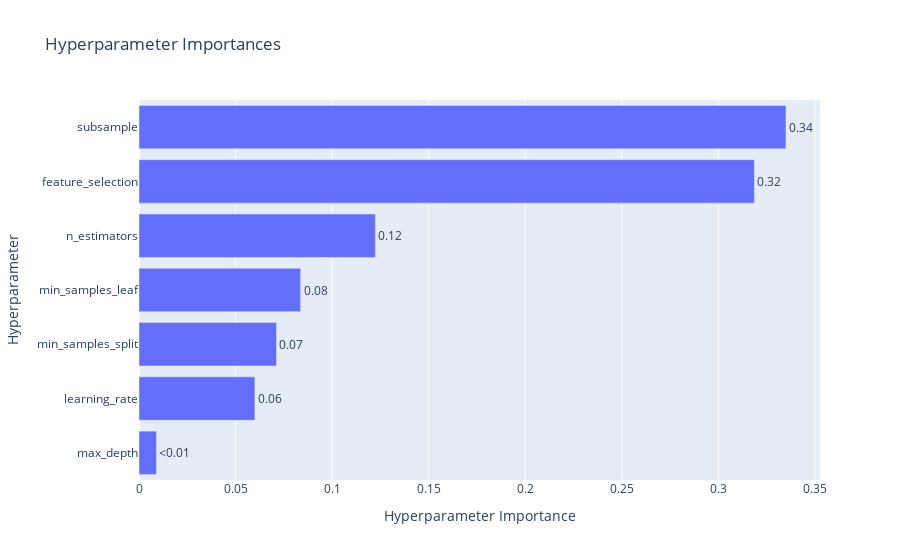
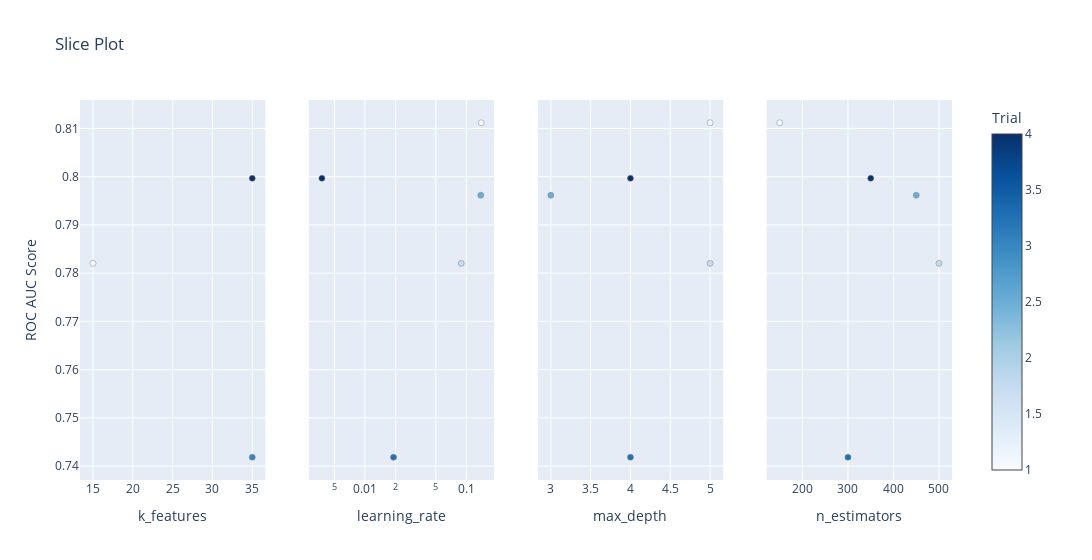

Notebook code cell kept with these figures, in order:
### Markdown cell above
# Visualization

### Code cell
# 1. Parameter Importance Plot
fig = vis.plot_param_importances(study, target_name="ROC AUC Score")
fig.show()

# 2. Slice Plot (Best for seeing individual parameter effects)
fig = vis.plot_slice(
    study,
    params=['max_depth', 'n_estimators', 'learning_rate', 'k_features'],
    target_name="ROC AUC Score"
)
fig.show()

### Figure 1 — Plotly figure (JSON) as saved in the notebook; plotly's stock layout.template omitted (floating-point values rounded to 4 significant figures)
{"data": [{"cliponaxis": false, "hovertemplate": ["max_depth (IntDistribution): 0.009026227849545527<extra></extra>", "learning_rate (FloatDistribution): 0.06000348728566368<extra></extra>", "min_samples_split (IntDistribution): 0.07119653576003901<extra></extra>", "min_samples_leaf (IntDistribution): 0.08367753150317714<extra></extra>", "n_estimators (IntDistribution): 0.1224219205103936<extra></extra>", "feature_selection (CategoricalDistribution): 0.31866967973268995<extra></extra>", "subsample (FloatDistribution): 0.3350046173584911<extra></extra>"], "name": "ROC AUC Score", "orientation": "h", "text": ["<0.01", "0.06", "0.07", "0.08", "0.12", "0.32", "0.34"], "textposition": "outside", "type": "bar", "x": [0.009026, 0.06, 0.0712, 0.08368, 0.1224, 0.3187, 0.335], "y": ["max_depth", "learning_rate", "min_samples_split", "min_samples_leaf", "n_estimators", "feature_selection", "subsample"]}], "layout": {"title": {"text": "Hyperparameter Importances"}, "xaxis": {"title": {"text": "Hyperparameter Importance"}}, "yaxis": {"title": {"text": "Hyperparameter"}}}}

### Figure 2 — Plotly figure (JSON) as saved in the notebook; plotly's stock layout.template omitted (floating-point values rounded to 4 significant figures)
{"data": [{"marker": {"color": [1, 3, 4], "colorbar": {"title": {"text": "Trial"}, "x": 1, "xpad": 40}, "colorscale": [[0, "rgb(247,251,255)"], [0.125, "rgb(222,235,247)"], [0.25, "rgb(198,219,239)"], [0.375, "rgb(158,202,225)"], [0.5, "rgb(107,174,214)"], [0.625, "rgb(66,146,198)"], [0.75, "rgb(33,113,181)"], [0.875, "rgb(8,81,156)"], [1, "rgb(8,48,107)"]], "line": {"color": "Grey", "width": 0.5}, "showscale": true}, "mode": "markers", "name": "Feasible Trial", "showlegend": false, "type": "scatter", "x": [15, 35, 35], "xaxis": "x", "y": [0.782, 0.7418, 0.7996], "yaxis": "y"}, {"marker": {"color": [0, 1, 2, 3, 4], "colorbar": {"title": {"text": "Trial"}, "x": 1, "xpad": 40}, "colorscale": [[0, "rgb(247,251,255)"], [0.125, "rgb(222,235,247)"], [0.25, "rgb(198,219,239)"], [0.375, "rgb(158,202,225)"], [0.5, "rgb(107,174,214)"], [0.625, "rgb(66,146,198)"], [0.75, "rgb(33,113,181)"], [0.875, "rgb(8,81,156)"], [1, "rgb(8,48,107)"]], "line": {"color": "Grey", "width": 0.5}, "showscale": false}, "mode": "markers", "name": "Feasible Trial", "showlegend": false, "type": "scatter", "x": [0.14, 0.08897, 0.1387, 0.01913, 0.003764], "xaxis": "x2", "y": [0.8112, 0.782, 0.7961, 0.7418, 0.7996], "yaxis": "y2"}, {"marker": {"color": [0, 1, 2, 3, 4], "colorbar": {"title": {"text": "Trial"}, "x": 1, "xpad": 40}, "colorscale": [[0, "rgb(247,251,255)"], [0.125, "rgb(222,235,247)"], [0.25, "rgb(198,219,239)"], [0.375, "rgb(158,202,225)"], [0.5, "rgb(107,174,214)"], [0.625, "rgb(66,146,198)"], [0.75, "rgb(33,113,181)"], [0.875, "rgb(8,81,156)"], [1, "rgb(8,48,107)"]], "line": {"color": "Grey", "width": 0.5}, "showscale": false}, "mode": "markers", "name": "Feasible Trial", "showlegend": false, "type": "scatter", "x": [5, 5, 3, 4, 4], "xaxis": "x3", "y": [0.8112, 0.782, 0.7961, 0.7418, 0.7996], "yaxis": "y3"}, {"marker": {"color": [0, 1, 2, 3, 4], "colorbar": {"title": {"text": "Trial"}, "x": 1, "xpad": 40}, "colorscale": [[0, "rgb(247,251,255)"], [0.125, "rgb(222,235,247)"], [0.25, "rgb(198,219,239)"], [0.375, "rgb(158,202,225)"], [0.5, "rgb(107,174,214)"], [0.625, "rgb(66,146,198)"], [0.75, "rgb(33,113,181)"], [0.875, "rgb(8,81,156)"], [1, "rgb(8,48,107)"]], "line": {"color": "Grey", "width": 0.5}, "showscale": false}, "mode": "markers", "name": "Feasible Trial", "showlegend": false, "type": "scatter", "x": [150, 500, 450, 300, 350], "xaxis": "x4", "y": [0.8112, 0.782, 0.7961, 0.7418, 0.7996], "yaxis": "y4"}], "layout": {"title": {"text": "Slice Plot"}, "width": 1200, "xaxis": {"anchor": "y", "domain": [0, 0.2125], "title": {"text": "k_features"}}, "xaxis2": {"anchor": "y2", "domain": [0.2625, 0.475], "title": {"text": "learning_rate"}, "type": "log"}, "xaxis3": {"anchor": "y3", "domain": [0.525, 0.7375], "title": {"text": "max_depth"}}, "xaxis4": {"anchor": "y4", "domain": [0.7875, 1], "title": {"text": "n_estimators"}}, "yaxis": {"anchor": "x", "domain": [0, 1], "title": {"text": "ROC AUC Score"}}, "yaxis2": {"anchor": "x2", "domain": [0, 1], "matches": "y", "showticklabels": false}, "yaxis3": {"anchor": "x3", "domain": [0, 1], "matches": "y", "showticklabels": false}, "yaxis4": {"anchor": "x4", "domain": [0, 1], "matches": "y", "showticklabels": false}}}
